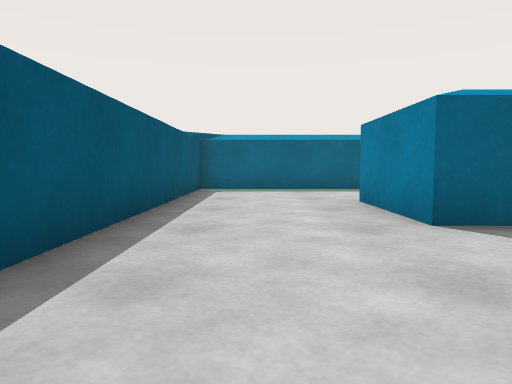
View 1 (above)

24 first-person views from a walk through a Unity game level. The camera is 0.59 m above the floor, tilts 4° down and sees 70° across. The floor is counted in squares, 1 m on a side. Each view is taken from the middle of a square. On the plan, view 1 faces up. The plan holds only what a view shows up to about 10 squares ahead; the rest is blank. The place goes on beyond the plan. The player character is not drawn. Some animated figures are left out.

View 2
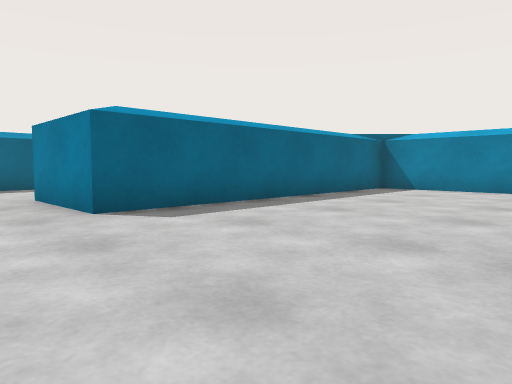

View 3
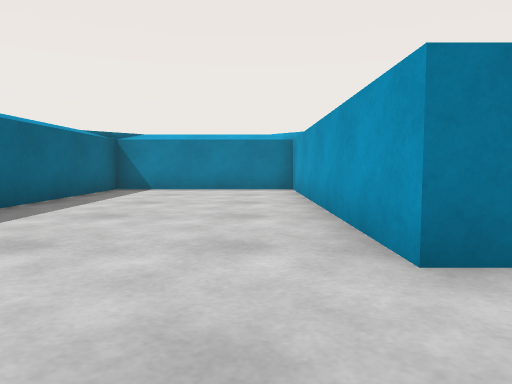

View 4
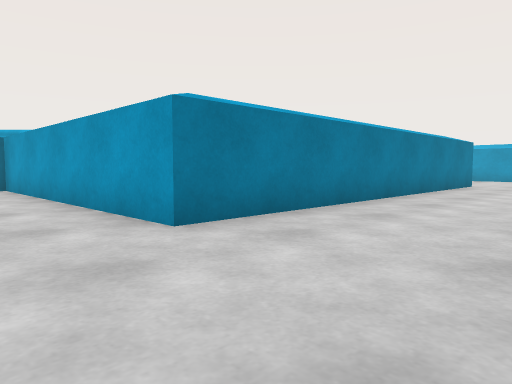

View 5
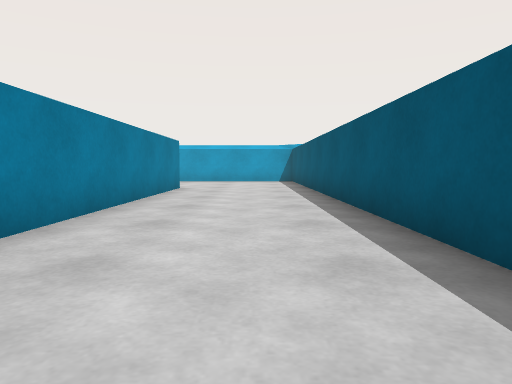

View 6
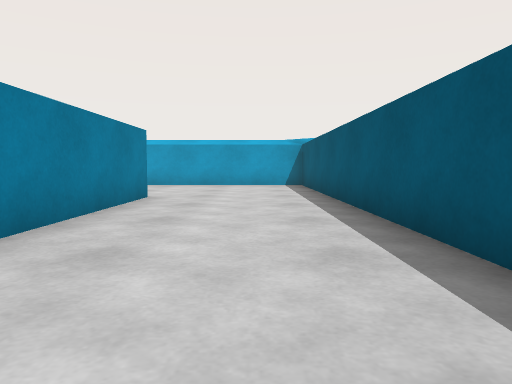

View 7
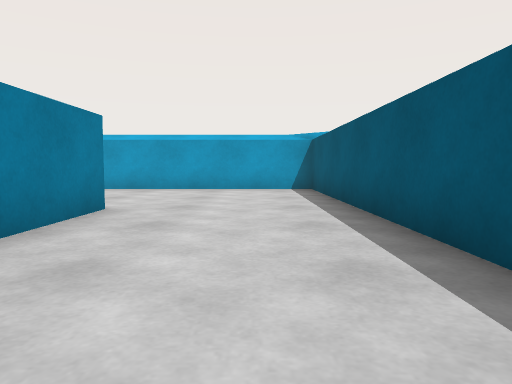

View 8
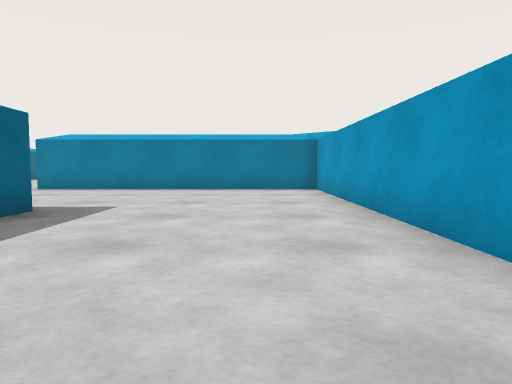

View 9
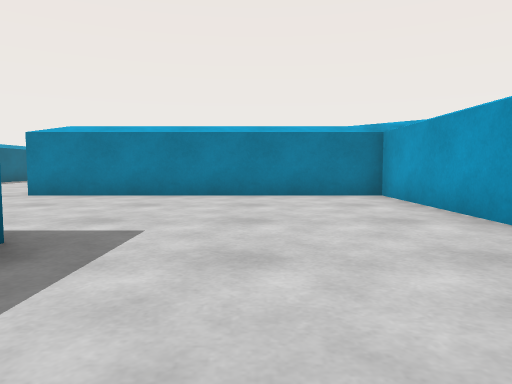

View 10
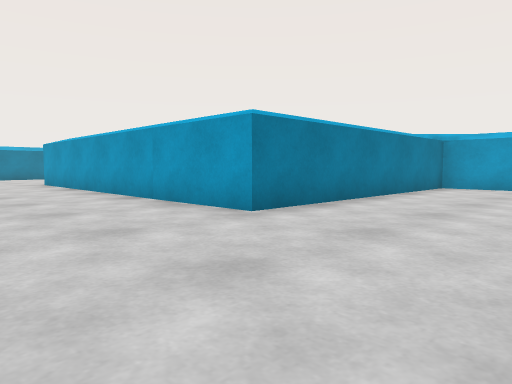

View 11
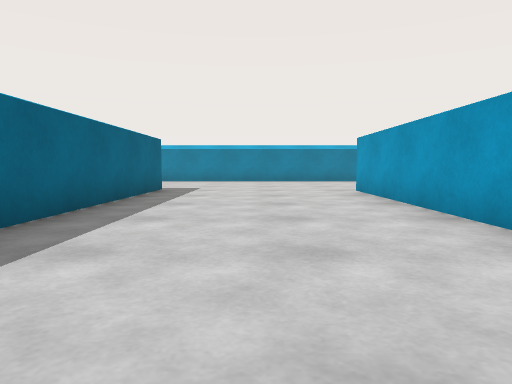

View 12
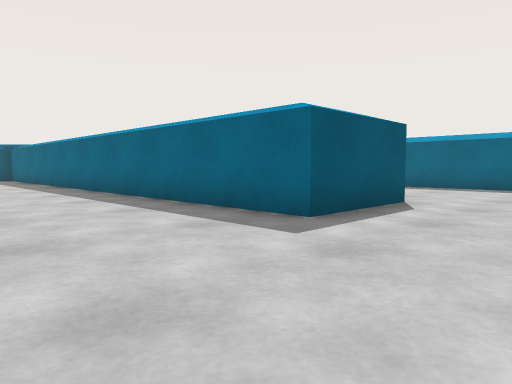

View 13
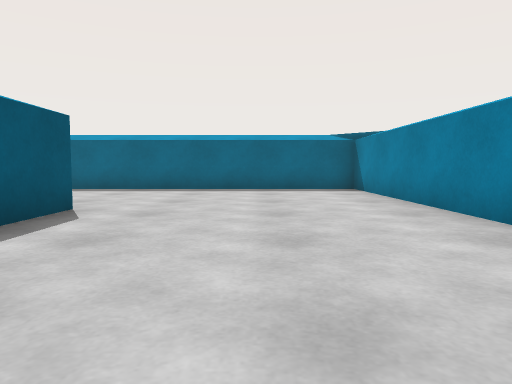

View 14
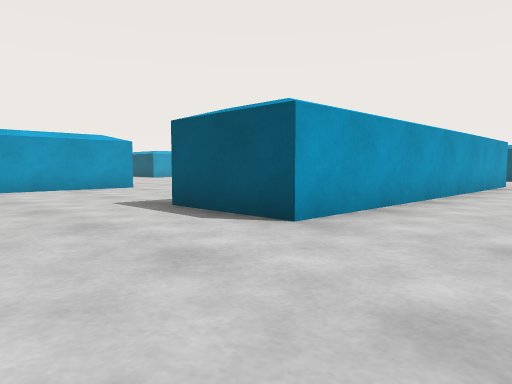

View 15
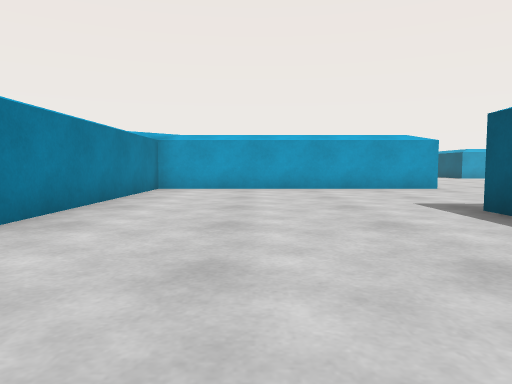

View 16
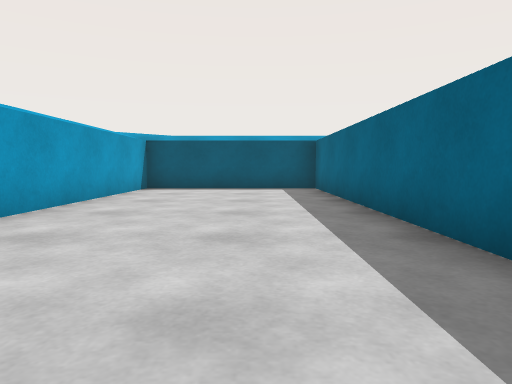

View 17
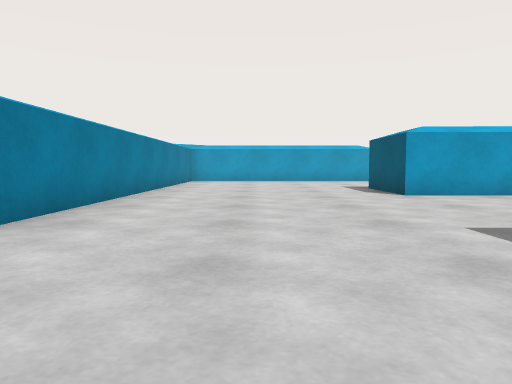

View 18
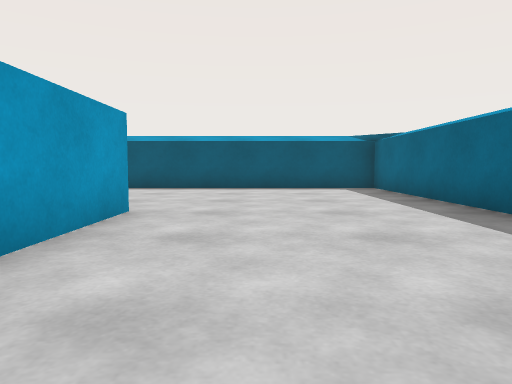

View 19
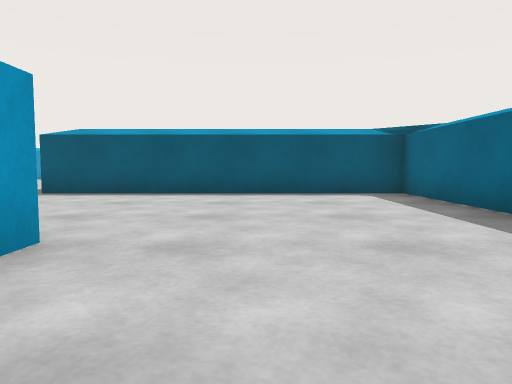

View 20
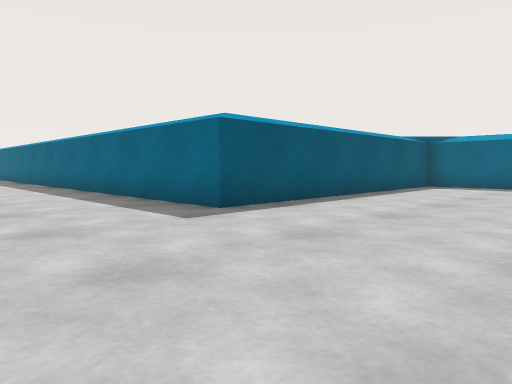

View 21
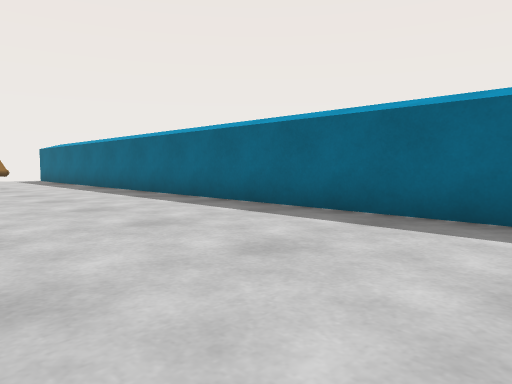

View 22
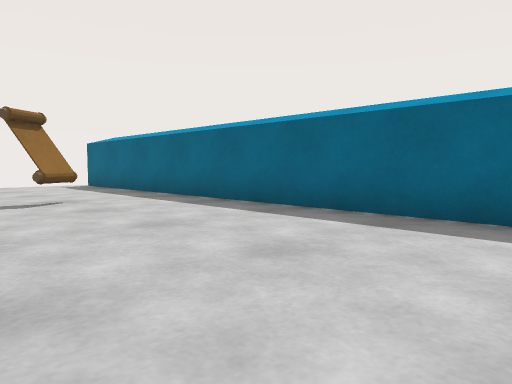

View 23
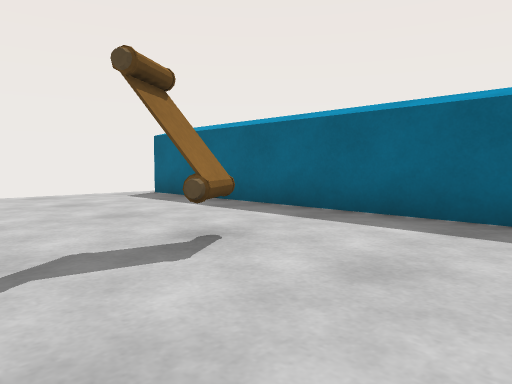

View 24
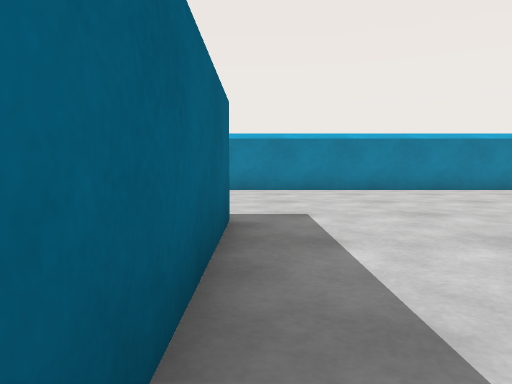

### Floor plan
Points are (right, up) in squares from view 1. A wall is a line through its corners. A room is listed if a view was taken in it or the views show most of it. See-through windows are left out.
Room 1 (views 1, 2, 3, 4, 5, 6, 7, 8, 9, 10, 11, 12, 13, 14, 15, 16, 17, 18, 19, 20, 21, 22, 23, 24)
walls: (17.5, -10.9) (12, -10.8) (12, -18.7) (-5.6, -18.7); (4.9, -10.7) (4.2, -10.7); (19.5, -0.9) (19.5, -3.6) (11.2, -3.6); (17.1, -15.6) (24.6, -15.6) (24.6, -4.6); (2.1, -11.1) (2.1, -1) (9.4, -1) (9.4, 3.6) (1.8, 3.6) (1.8, 6.2); (24.6, -2.4) (24.6, 3.6) (12, 3.6) (12, -1) (17.9, -1); (-1.5, -3) (-1.5, -15.6) (9.4, -15.6) (9.4, -8.3) (19, -8.5) (19, -10.9); (2.8, 9.5) (-1.5, 9.5) (-1.5, 2); (17.2, -23.5) (17.2, -18.2)
objects: other object (-1, -21) to (0, -21)

Where each view was taken, in squares from view 1:
view 1: 0 up, 0 right, facing up
view 2: 1 down, 0 right, facing up-right
view 3: 0 up, 0 right, facing right
view 4: 1 up, 1 left, facing down-right
view 5: 1 down, 0 right, facing down
view 6: 4 down, 0 right, facing down
view 7: 6 down, 0 right, facing down
view 8: 14 down, 0 right, facing right
view 9: 13 down, 2 right, facing right
view 10: 5 down, 6 right, facing down-right
view 11: 6 down, 10 right, facing right
view 12: 7 down, 22 right, facing up-left
view 13: 6 down, 22 right, facing up
view 14: 6 down, 22 right, facing down-left
view 15: 6 down, 22 right, facing down
view 16: 2 up, 22 right, facing left
view 17: 1 down, 22 right, facing down
view 18: 14 down, 22 right, facing left
view 19: 14 down, 20 right, facing left
view 20: 22 down, 16 right, facing up-left
view 21: 23 down, 11 right, facing up-left
view 22: 23 down, 6 right, facing up-left
view 23: 23 down, 2 right, facing up-left
view 24: 19 down, 8 right, facing right
